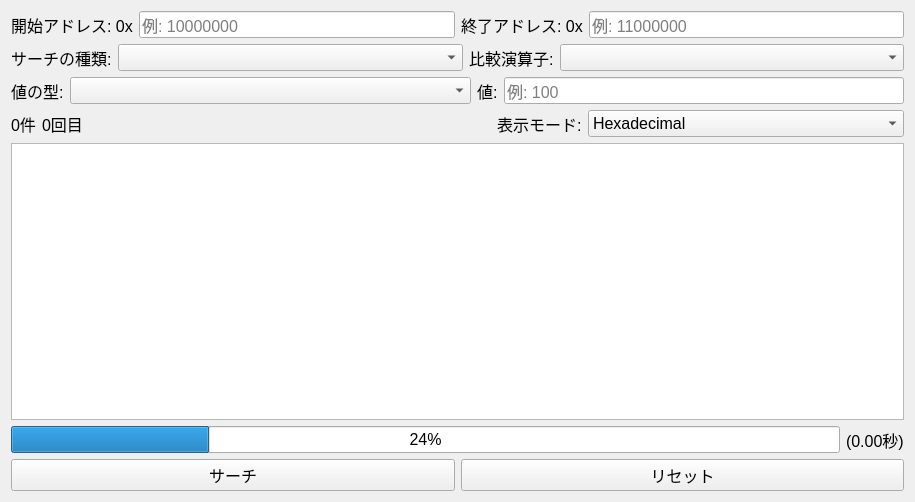
<?xml version="1.0" encoding="UTF-8"?>
<ui version="4.0">
 <class>SearchTab</class>
 <widget class="QWidget" name="SearchTab">
  <property name="geometry">
   <rect>
    <x>0</x>
    <y>0</y>
    <width>915</width>
    <height>502</height>
   </rect>
  </property>
  <property name="windowTitle">
   <string>Form</string>
  </property>
  <layout class="QGridLayout" name="gridLayout">
   <item row="4" column="0">
    <layout class="QHBoxLayout" name="horizontalLayout_3">
     <item>
      <layout class="QHBoxLayout" name="horizontalLayout_7">
       <item>
        <widget class="QLabel" name="label_Results">
         <property name="font">
          <font>
           <pointsize>12</pointsize>
          </font>
         </property>
         <property name="text">
          <string>0件</string>
         </property>
        </widget>
       </item>
       <item>
        <widget class="QLabel" name="label_Iteration">
         <property name="font">
          <font>
           <pointsize>12</pointsize>
          </font>
         </property>
         <property name="text">
          <string>0回目</string>
         </property>
        </widget>
       </item>
      </layout>
     </item>
     <item>
      <spacer name="horizontalSpacer">
       <property name="orientation">
        <enum>Qt::Orientation::Horizontal</enum>
       </property>
       <property name="sizeType">
        <enum>QSizePolicy::Policy::Expanding</enum>
       </property>
       <property name="sizeHint" stdset="0">
        <size>
         <width>40</width>
         <height>20</height>
        </size>
       </property>
      </spacer>
     </item>
     <item>
      <layout class="QHBoxLayout" name="horizontalLayout_6">
       <item>
        <widget class="QLabel" name="label_ViewMode">
         <property name="font">
          <font>
           <pointsize>12</pointsize>
          </font>
         </property>
         <property name="text">
          <string>表示モード:</string>
         </property>
        </widget>
       </item>
       <item>
        <widget class="QComboBox" name="comboBox">
         <property name="sizePolicy">
          <sizepolicy hsizetype="Expanding" vsizetype="Fixed">
           <horstretch>0</horstretch>
           <verstretch>0</verstretch>
          </sizepolicy>
         </property>
         <property name="font">
          <font>
           <pointsize>12</pointsize>
          </font>
         </property>
         <item>
          <property name="text">
           <string>Hexadecimal</string>
          </property>
         </item>
        </widget>
       </item>
      </layout>
     </item>
    </layout>
   </item>
   <item row="3" column="0">
    <layout class="QHBoxLayout" name="horizontalLayout_4">
     <item>
      <widget class="QLabel" name="label_ValueType">
       <property name="font">
        <font>
         <pointsize>12</pointsize>
        </font>
       </property>
       <property name="text">
        <string>値の型:</string>
       </property>
      </widget>
     </item>
     <item>
      <widget class="QComboBox" name="comboBox_ValueType">
       <property name="sizePolicy">
        <sizepolicy hsizetype="Expanding" vsizetype="Fixed">
         <horstretch>0</horstretch>
         <verstretch>0</verstretch>
        </sizepolicy>
       </property>
       <property name="font">
        <font>
         <pointsize>12</pointsize>
        </font>
       </property>
      </widget>
     </item>
     <item>
      <widget class="QLabel" name="label_Value">
       <property name="font">
        <font>
         <pointsize>12</pointsize>
        </font>
       </property>
       <property name="text">
        <string>値:</string>
       </property>
      </widget>
     </item>
     <item>
      <widget class="HexLineEdit" name="lineEdit_Value">
       <property name="font">
        <font>
         <pointsize>12</pointsize>
        </font>
       </property>
       <property name="text">
        <string/>
       </property>
       <property name="maxLength">
        <number>8</number>
       </property>
       <property name="placeholderText">
        <string>例: 100</string>
       </property>
      </widget>
     </item>
    </layout>
   </item>
   <item row="1" column="0">
    <layout class="QHBoxLayout" name="horizontalLayout_2">
     <item>
      <widget class="QLabel" name="label_Type">
       <property name="font">
        <font>
         <pointsize>12</pointsize>
        </font>
       </property>
       <property name="autoFillBackground">
        <bool>false</bool>
       </property>
       <property name="text">
        <string>サーチの種類:</string>
       </property>
       <property name="scaledContents">
        <bool>false</bool>
       </property>
       <property name="wordWrap">
        <bool>false</bool>
       </property>
      </widget>
     </item>
     <item>
      <widget class="QComboBox" name="comboBox_Type">
       <property name="sizePolicy">
        <sizepolicy hsizetype="Expanding" vsizetype="Fixed">
         <horstretch>0</horstretch>
         <verstretch>0</verstretch>
        </sizepolicy>
       </property>
       <property name="font">
        <font>
         <pointsize>12</pointsize>
        </font>
       </property>
      </widget>
     </item>
     <item>
      <widget class="QLabel" name="label_ComparisonOperator">
       <property name="font">
        <font>
         <pointsize>12</pointsize>
        </font>
       </property>
       <property name="text">
        <string>比較演算子:</string>
       </property>
      </widget>
     </item>
     <item>
      <widget class="QComboBox" name="comboBox_ComparisonOperator">
       <property name="sizePolicy">
        <sizepolicy hsizetype="Expanding" vsizetype="Fixed">
         <horstretch>0</horstretch>
         <verstretch>0</verstretch>
        </sizepolicy>
       </property>
       <property name="font">
        <font>
         <pointsize>12</pointsize>
        </font>
       </property>
      </widget>
     </item>
    </layout>
   </item>
   <item row="5" column="0">
    <widget class="QTableView" name="tableView_Search">
     <property name="font">
      <font>
       <pointsize>12</pointsize>
      </font>
     </property>
    </widget>
   </item>
   <item row="0" column="0">
    <layout class="QHBoxLayout" name="horizontalLayout">
     <item>
      <widget class="QLabel" name="label_StartAddress">
       <property name="font">
        <font>
         <pointsize>12</pointsize>
        </font>
       </property>
       <property name="text">
        <string>開始アドレス: 0x</string>
       </property>
      </widget>
     </item>
     <item>
      <widget class="HexLineEdit" name="lineEdit_StartAddress">
       <property name="font">
        <font>
         <pointsize>12</pointsize>
        </font>
       </property>
       <property name="maxLength">
        <number>8</number>
       </property>
       <property name="placeholderText">
        <string>例: 10000000</string>
       </property>
      </widget>
     </item>
     <item>
      <widget class="QLabel" name="label_EndAddress">
       <property name="font">
        <font>
         <pointsize>12</pointsize>
        </font>
       </property>
       <property name="text">
        <string>終了アドレス: 0x</string>
       </property>
      </widget>
     </item>
     <item>
      <widget class="HexLineEdit" name="lineEdit_EndAddress">
       <property name="sizePolicy">
        <sizepolicy hsizetype="Expanding" vsizetype="Fixed">
         <horstretch>0</horstretch>
         <verstretch>0</verstretch>
        </sizepolicy>
       </property>
       <property name="font">
        <font>
         <pointsize>12</pointsize>
        </font>
       </property>
       <property name="maxLength">
        <number>8</number>
       </property>
       <property name="placeholderText">
        <string>例: 11000000</string>
       </property>
      </widget>
     </item>
    </layout>
   </item>
   <item row="31" column="0">
    <layout class="QHBoxLayout" name="horizontalLayout_5">
     <item>
      <widget class="QPushButton" name="pushButton_Search">
       <property name="font">
        <font>
         <pointsize>12</pointsize>
        </font>
       </property>
       <property name="text">
        <string>サーチ</string>
       </property>
      </widget>
     </item>
     <item>
      <widget class="QPushButton" name="pushButton_Reset">
       <property name="font">
        <font>
         <pointsize>12</pointsize>
        </font>
       </property>
       <property name="text">
        <string>リセット</string>
       </property>
      </widget>
     </item>
    </layout>
   </item>
   <item row="6" column="0">
    <layout class="QHBoxLayout" name="horizontalLayout_8">
     <item>
      <widget class="QProgressBar" name="progressBar">
       <property name="font">
        <font>
         <pointsize>12</pointsize>
        </font>
       </property>
       <property name="value">
        <number>24</number>
       </property>
      </widget>
     </item>
     <item>
      <widget class="QLabel" name="label_Time">
       <property name="font">
        <font>
         <pointsize>12</pointsize>
        </font>
       </property>
       <property name="text">
        <string>(0.00秒)</string>
       </property>
      </widget>
     </item>
    </layout>
   </item>
  </layout>
 </widget>
 <customwidgets>
  <customwidget>
   <class>HexLineEdit</class>
   <extends>QLineEdit</extends>
   <header>hexlineedit.h</header>
  </customwidget>
 </customwidgets>
 <resources/>
 <connections/>
</ui>
